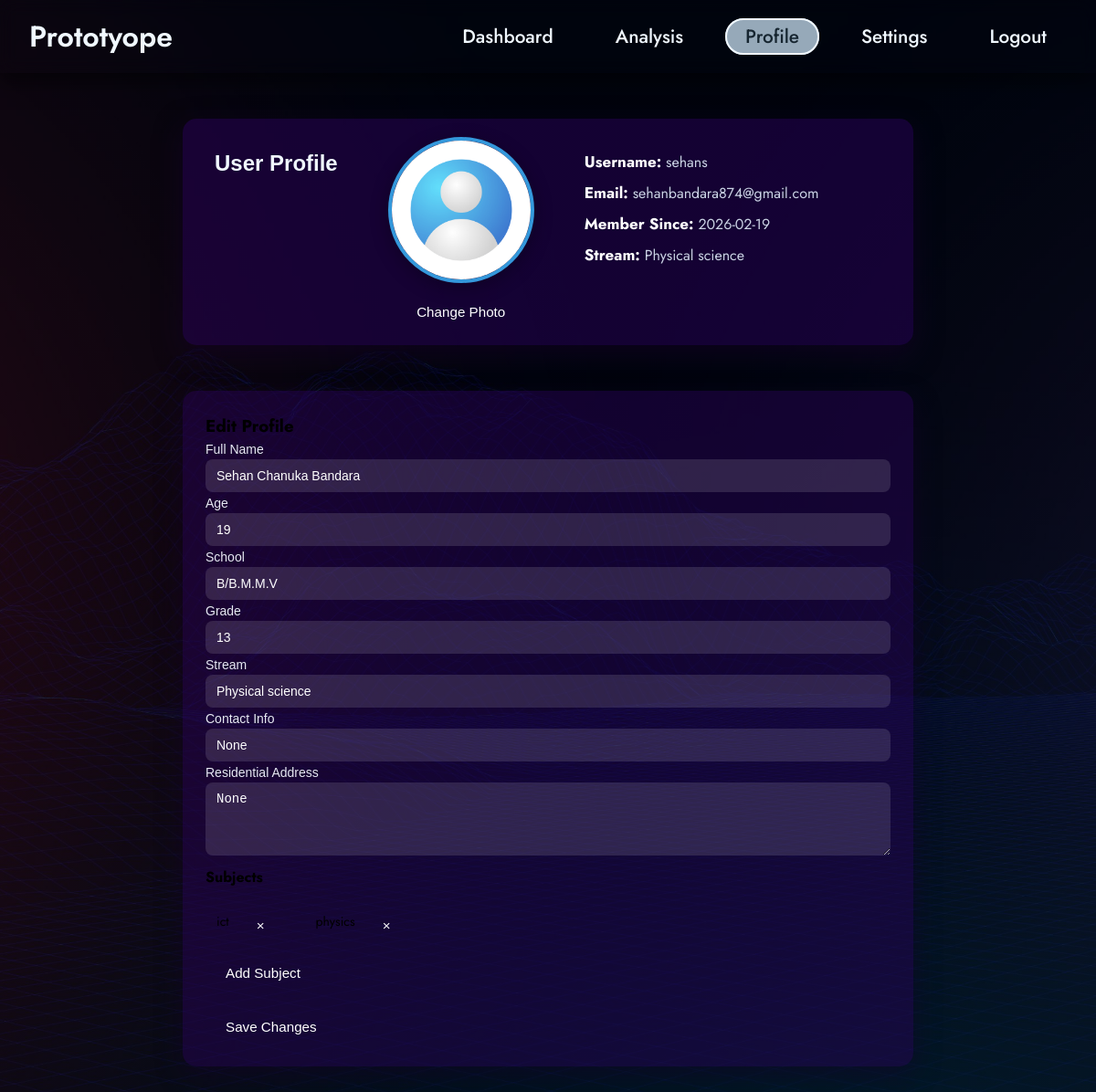
Screenshot of /profile (signed in) with the database file from the repository.
### tables this page shows
CREATE TABLE users (
                id INTEGER PRIMARY KEY AUTOINCREMENT,
                username TEXT UNIQUE,
                email TEXT UNIQUE,
                password TEXT,
                created_at TEXT DEFAULT (datetime('now')),
                is_verified INTEGER,
                verificayion_token TEXT,
                token_expires_at TEXT    
            , verification_token TEXT);

CREATE TABLE user_profile (
                id INTEGER PRIMARY KEY AUTOINCREMENT,
                username TEXT UNIQUE,
                full_name TEXT,
                age INTEGER,
                school TEXT,
                grade TEXT,
                stream TEXT,
                contact_info TEXT,
                address TEXT,
                FOREIGN KEY (username) REFERENCES users(username)
            );

CREATE TABLE user_subjects (
                id INTEGER PRIMARY KEY AUTOINCREMENT,
                username TEXT NOT NULL,
                subject TEXT NOT NULL,
                UNIQUE(username, subject),
                FOREIGN KEY(username) REFERENCES users(username)
            );

### app/main.py (the view)
@app.get("/profile", response_class=HTMLResponse)
async def profile(
    request: Request,
    user = Depends(db.get_current_user)
):
    if not user:
        return RedirectResponse("/login", status_code=303)
    username, email, created_at = user
    created_date = created_at.split(" ")[0]
    conn = db.get_connection()
    cursor = conn.cursor()
    cursor.execute("""
        SELECT full_name, age, school, grade, stream, contact_info, address
        FROM user_profile
        WHERE username = ?
    """, (username,))
    profile_data = cursor.fetchone()
    cursor.execute("""
        SELECT subject
        FROM user_subjects
        WHERE username = ?
    """, (username,))
    subjects = [row[0] for row in cursor.fetchall()]
    conn.close()
    return templates.TemplateResponse(
        "sections/profile.html",
        {
            "request": request,
            "username": username,
            "email": email,
            "created_at": created_date,
            "profile": profile_data,
            "subjects": subjects
        }
    )

### templates/sections/profile.html (shortened to what this page needs)
<!DOCTYPE html>
<html lang="en">
<head>
    <link rel="stylesheet" href="{{ url_for('static', path='css/profile.css') }}">
    <link rel="stylesheet" href="{{ url_for('static', path='css/navbar.css') }}">
</head>
<body>
    {% include 'dashboard/navbar.html' %}
    <div class="profile-container">
        <h2>User Profile</h2>
        <div class="profile-photo">
            <img src="{{ url_for('static', path='profile.jpg') }}" alt="Profile Photo">
            <button onclick="document.getElementById('profile-upload').click()">Change Photo</button>
        </div>
        <div class="profile-details">
            <p><strong>Username:</strong> {{ username }}</p>
            <p><strong>Email:</strong> {{ email }}</p>
            <p><strong>Member Since:</strong> {{ created_at }}</p>
            <p><strong>Stream:</strong> {{ profile[4] if profile else 'Null' }}</p>
        </div>
    </div>
    <div class="upload-section">
        <h3>Edit Profile</h3>
        <form id="profile-form">
            <div class="form-group">
                <label>Full Name</label>
                <input type="text" name="full_name" value="{{ profile[0] if profile else '' }}" required>
                <label>Age</label>
                <input type="number" name="age" value="{{ profile[1] if profile else '' }}" required>
                <label>School</label>
                <input type="text" name="school" value="{{ profile[2] if profile else '' }}">
                <label>Grade</label>
                <input type="text" name="grade" value="{{ profile[3] if profile else '' }}">
                <label>Stream</label>
                <input type="text" name="stream" value="{{ profile[4] if profile else '' }}">
                <label>Contact Info</label>
                <input type="text" name="contact_info" value="{{ profile[5] if profile else '' }}">
                <label>Residential Address</label>
                <textarea name="address">{{ profile[6] if profile else '' }}</textarea>
            </div>
            <div class="form-group">
            <h4>Subjects</h4>
            <div class="subject-chips">
                {% for sub in subjects %}
                    <div class="subject-chip">
                        <span>{{ sub }}</span>
                        <button type="button" onclick="removeSubject(this)">×</button>
                    </div>
                {% endfor %}
            </div>
            <button type="button" onclick="addSubject()" class="add-subject-btn">
                Add Subject
            </button>
            </div>
            <button type="submit" class="save-btn">Save Changes</button>
        </form>
    </div>
</body>
</html>

### templates/dashboard/navbar.html (shortened to what this page needs)
<nav class="top-nav-bar">
  <div class ="navbar-container">
    <a href="#" class="navbar-logo">Prototyope</a>
    <ul class="navbar-menu">
      <li><a href="{{ url_for('dashboard') }}" class="{% if request.url.path == '/dashboard' %}active{% endif %}">Dashboard</a></li>
      <li><a href="{{ url_for('analysis') }}" class="{% if request.url.path == '/analysis' %}active{% endif %}">Analysis</a></li>
      <li><a href="{{ url_for('profile') }}" class="{% if request.url.path == '/profile'%}active{% endif %}">Profile</a></li>
      <li><a href="#">Settings</a></li>
      <li><a href="{{ url_for('logout') }}" class="{% if request.url.path == '/logout' %}{% endif %}">Logout</a></li>
    </ul>
  </div>
</nav>

### static/css/profile.css (style rules this page uses)
* { margin: 0; padding: 0; box-sizing: border-box; }
h2 { font-family: 'Franklin Gothic Medium', 'Arial Narrow', Arial, sans-serif; margin: 10px; padding: 5px; color: aliceblue; }
.profile-container { display: flex; flex-direction: row; align-items: flex-start; justify-content: flex-start; gap: 40px; padding: 20px; margin: 50px auto; background: rgba(40, 1, 90, 0.5); border-radius: 15px; box-shadow: 0 10px 30px rgba(23, 0, 44, 0.5); max-width: 800px; }
.add-subject-btn { padding: 8px 14px; border-radius: 25px; background: transparent; color: white; border: 2px solid aliceblue; cursor: pointer; transition: 0.3s; }
button { padding: 6px 12px; border-radius: 6px; cursor: pointer; }
.profile-details { margin: 10px; padding: 5px; }
.profile-photo { display: flex; flex-direction: column; align-items: center; gap: 15px; }
.profile-photo img { width: 160px; height: 160px; border-radius: 50%; border: 4px solid #3498db; object-fit: cover; box-shadow: 0 5px 20px rgba(0,0,0,0.3); transition: transform 0.2s ease, box-shadow 0.2s ease; }
.profile-photo button { background-color: transparent; color: white; padding: 8px 18px; border-radius: 25px; border: none; cursor: pointer; font-size: 0.95rem; transition: background-color 0.3s ease; }
.profile-details { display: flex; flex-direction: column; gap: 10px; }
.profile-details p { font-size: 16px; color: #cbd4e5; }
.profile-details p strong { color: #ffffff; font-size: 17px; }
.upload-section { max-width: 800px; margin: 20px auto 50px auto; padding: 25px; background: rgba(40, 1, 90, 0.45); border-radius: 15px; box-shadow: 0 10px 30px rgba(23, 0, 44, 0.45); }
.upload-section form { display: flex; flex-direction: column; gap: 12px; }
.upload-section label { font-size: 14px; color: #e6e9f2; font-family: 'Franklin Gothic Medium', 'Arial Narrow', Arial, sans-serif; }
.subject-chips { display: flex; flex-wrap: wrap; gap: 10px; margin-top: 8px; }
.subject-chip { display: flex; align-items: center; gap: 8px; padding: 6px 12px; border-radius: 20px; border: 1px solid rbga(255, 255, 255, 0.4); font-size: 14px; }
.subject-chip button { background: none; border: none; font-size: 16px; cursor: pointer; line-height: 1; }
.upload-section input, .upload-section textarea { padding: 10px 12px; border-radius: 8px; border: none; outline: none; font-size: 14px; background: rgba(255, 255, 255, 0.12); color: #ffffff; width: 100%; display: block; }
.upload-section textarea { resize: vertical; min-height: 80px; }
.upload-section button { margin-top: 10px; align-self: flex-start; padding: 10px 22px; font-size: 0.95rem; border-radius: 25px; border: none; cursor: pointer; background: transparent; color: white; transition: background-color 0.3s ease, color 0.3s ease; }

### static/css/navbar.css (style rules this page uses)
* { margin: 0; padding: 0; box-sizing: border-box; }
body { font-family: 'Jost', sans-serif; min-height: 100vh; min-height: 100vh; width: 100%; background: linear-gradient( rgba(0, 0, 0, 0.65), rgba(0, 0, 0, 0.65) ), url("/static/demoback.jpg"); background-size: cover; background-position: center; background-repeat: no-repeat; }
.top-nav-bar { display: flex; align-items: center; justify-content: center; height: 80px; width: 100%; position: sticky; top: 0; background: transparent; box-shadow: 0 10px 20px rgba(0, 0, 0, 0.5); backdrop-filter: blur(10px); z-index: 999; }
.navbar-container { display: flex; align-items: center; justify-content: space-between; width: 100%; padding: 0 2rem; max-width: 1600px; }
.navbar-logo { font-size: 2rem; font-weight: 600; color: aliceblue; text-decoration: none; cursor: pointer; }
.navbar-container .navbar-menu { display: flex; text-align: center; gap: 1.5rem; list-style: none; }
.navbar-container .navbar-menu li a { text-decoration: none; color: aliceblue; font-size: 1.3rem; font-weight: 500; padding:3px 20px; border-radius: 20px; border: 2px solid transparent; transition: all 0.7s ease; white-space: nowrap; }
.navbar-container .navbar-menu li a:hover, .navbar-container .navbar-menu li a.active { background-color: rgba(188, 212, 229, 0.8); color: #162530; border: 2px solid aliceblue; }

### rows the page displays
users: username "sehans", email "sehanbandara874@gmail.com"
user_profile: stream "Physical science", full_name "Sehan Chanuka Bandara", age "19", school "B/B.M.M.V", grade "13"
user_subjects: subject "ict"
user_subjects: subject "physics"

### other values shown
{{ created_at }} "2026-02-19"
